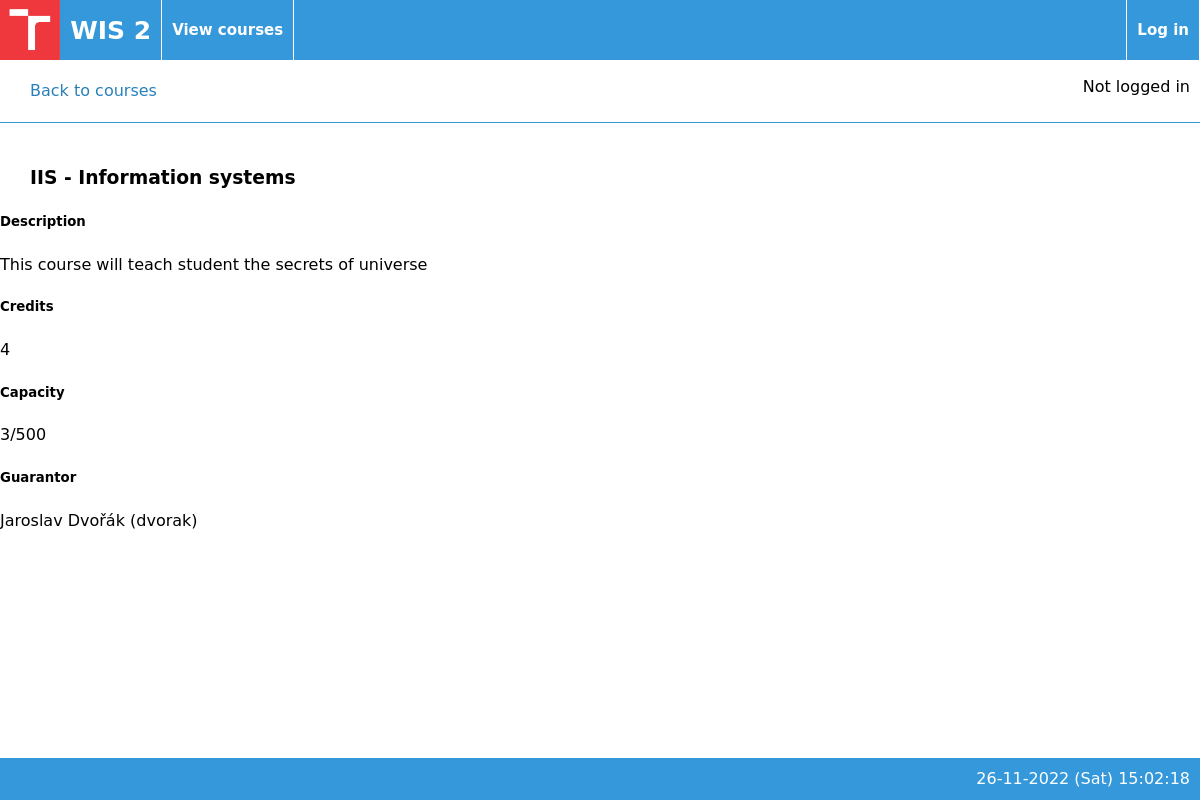
Page /www/html/detailcourse.php?courseID=1 on the committed database.
### tables this page shows
CREATE TABLE Course (
    courseID INTEGER NOT NULL PRIMARY KEY AUTO_INCREMENT,
    courseName VARCHAR(128) UNIQUE NOT NULL,
    courseFullName VARCHAR(128),
    courseDescription TEXT,
    courseState INTEGER NOT NULL,
    courseCredits INTEGER,
    courseCapacity INTEGER,
    courseOpen BOOLEAN
);

CREATE TABLE Account (
    accountID INTEGER PRIMARY KEY AUTO_INCREMENT NOT NULL,
    accountUsername VARCHAR(128) NOT NULL UNIQUE,
    accountPassword VARCHAR(128),
    accountRealName VARCHAR(128),
    accountAddress VARCHAR(128),
    accountDateOfBirth DATE,
    accountEmail VARCHAR(128),
    accountTeacher BOOLEAN,
    accountStudent BOOLEAN,
    accountAdmin BOOLEAN
);

### www/html/includes/courses-inc.php (called while the page is built, shortened)
<?php
function getCourseByID($courseID) {
    $conn = $GLOBALS['conn'];
    $stmt = $conn->prepare("SELECT * FROM Course WHERE courseID = ?");
    $stmt->execute([$courseID]);
    return $stmt->fetch(PDO::FETCH_OBJ);
}
function getGuarantorID($courseID) {
    $conn = $GLOBALS['conn'];
    $stmt = $conn->prepare("SELECT accountID FROM Guarantees WHERE courseID = ?");
    $stmt->execute([$courseID]);
    $result = $stmt->fetch(PDO::FETCH_OBJ);
    return $result->accountID;
}
function getCourseSignedUpNumber($courseID) {
    $conn = $GLOBALS['conn'];
    $stmt = $conn->prepare("SELECT COUNT(*) AS count FROM Attends WHERE courseID = ? AND approved = true");
    $stmt->execute([$courseID]);
    $result = $stmt->fetch(PDO::FETCH_OBJ);
    return $result->count;
}
?>

### www/html/includes/users-inc.php (called while the page is built, shortened)
<?php
 function getUserByID($uid) {
    $conn = $GLOBALS['conn'];
    $stmt = $conn->prepare("SELECT * FROM Account WHERE accountID = ?");
    $stmt->execute([$uid]);
    $user_to_return = $stmt->fetch(PDO::FETCH_OBJ);
    return $user_to_return;
}

### www/html/detailcourse.php (the view, shortened to what this page needs)
<?php
    require_once 'includes/courses-inc.php';
    require_once 'includes/users-inc.php';
    $courseID = $_GET['courseID'];
    $course = getCourseByID($courseID);
?>
<!DOCTYPE html>
<html>
<?php include_once 'templates/header.php' ?>
<?php include_once 'templates/navbar.php' ?>
<div id="button_back" ><a href=viewcourses.php>Back to courses</a></div><br/>
</section>
<div id="view_course">
<h3><?php echo $course->courseName . " - " . $course->courseFullName ?></h3>
<h5>Description</h5>
<?php echo $course->courseDescription ?>
<h5>Credits</h5>
<?php echo $course->courseCredits ?>
<h5>Capacity</h5>
<?php echo getCourseSignedUpNumber($courseID) . "/" . $course->courseCapacity?>
<h5>Guarantor</h5>
<?php
    $guarantor = getUserByID(getGuarantorID($course->courseID));
    echo $guarantor->accountRealName . " (" . $guarantor->accountUsername . ")";
?>
</div>
<?php include_once 'templates/footer.php' ?>
</html>

### www/html/css/style.css (style rules this page uses)
* { line-height: 1.4; font-family: Verdana, "DejaVu Sans", Arial, sans-serif; }
body { padding: 0; margin: 0; padding-bottom: 50px; }
h3 { margin-left: 30px; }
#button_back { grid-column: 1; grid-row: 1; border-bottom: #3498DB 1px solid; padding: 20px 0; }
#button_back a { color: #2980B9; text-decoration: none; padding: 30px; }

### rows in the picture
course: courseName "IIS", courseFullName "Information systems", courseDescription "This course will teach student the secrets of universe", courseCredits "4", courseCapacity "500"
account: accountRealName "Jaroslav Dvořák", accountUsername "dvorak"

### other values in the picture
getCourseSignedUpNumber($courseID) "3"
$date_time "26-11-2022 (Sat) 15:02:18"
